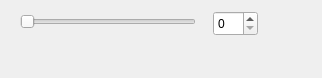
<?xml version="1.0" encoding="UTF-8"?>
<ui version="4.0">
 <class>ZoomDockWidget</class>
 <widget class="QDockWidget" name="ZoomDockWidget">
  <property name="geometry">
   <rect>
    <x>0</x>
    <y>0</y>
    <width>322</width>
    <height>78</height>
   </rect>
  </property>
  <property name="windowTitle">
   <string>Zoom</string>
  </property>
  <widget class="QWidget" name="dockWidgetContents">
   <widget class="QSpinBox" name="spinBox">
    <property name="geometry">
     <rect>
      <x>213</x>
      <y>11</y>
      <width>45</width>
      <height>25</height>
     </rect>
    </property>
   </widget>
   <widget class="QSlider" name="zoomSlider">
    <property name="geometry">
     <rect>
      <x>20</x>
      <y>10</y>
      <width>176</width>
      <height>23</height>
     </rect>
    </property>
    <property name="sizePolicy">
     <sizepolicy hsizetype="Expanding" vsizetype="Minimum">
      <horstretch>0</horstretch>
      <verstretch>0</verstretch>
     </sizepolicy>
    </property>
    <property name="minimumSize">
     <size>
      <width>0</width>
      <height>23</height>
     </size>
    </property>
    <property name="minimum">
     <number>1</number>
    </property>
    <property name="maximum">
     <number>1000</number>
    </property>
    <property name="orientation">
     <enum>Qt::Horizontal</enum>
    </property>
   </widget>
  </widget>
 </widget>
 <resources/>
 <connections/>
</ui>
